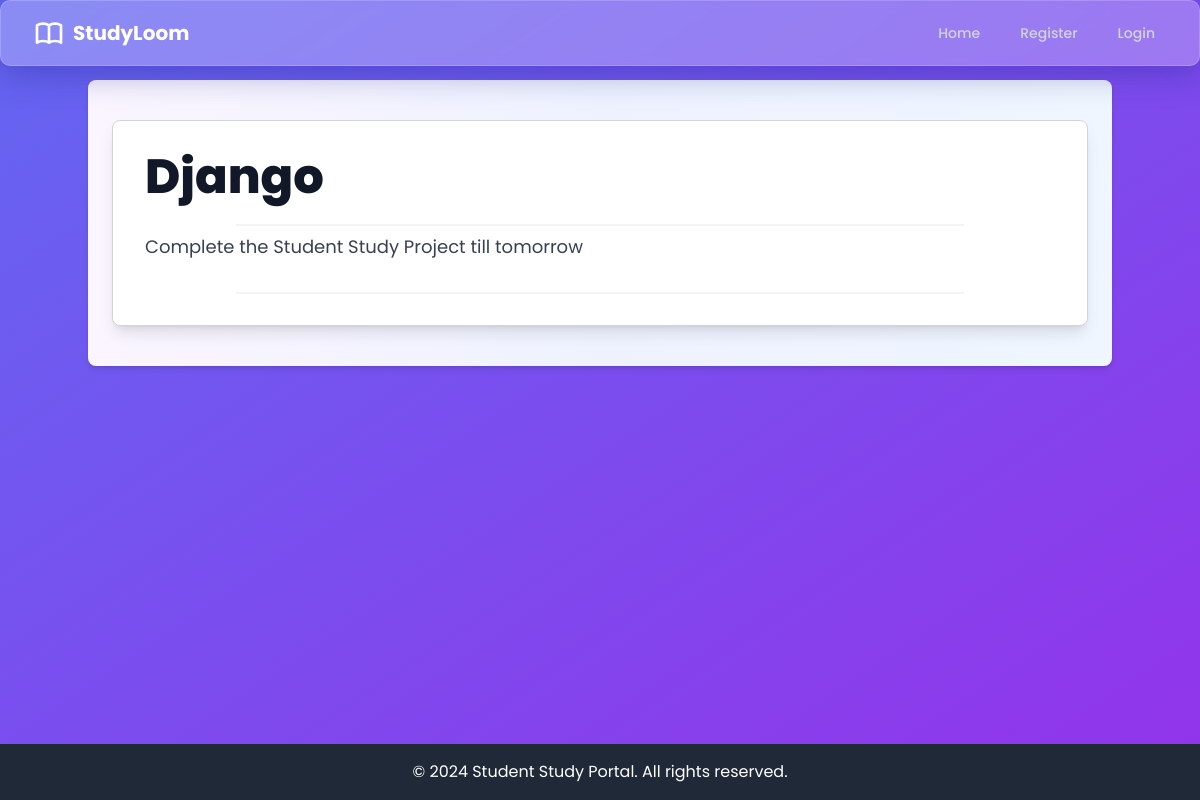
Screenshot of /notes_detail/1 with the database file from the repository.
### dashboard/models.py (models this page shows, shortened)
class Notes(models.Model):
    user=models.ForeignKey(User,on_delete=models.CASCADE)
    title=models.CharField(max_length=200)
    desription=models.TextField()
    class Meta:
        verbose_name="notes"
        verbose_name_plural="notes"

### dashboard/views.py (the view)
# urls.py: path('notes_detail/<int:pk>',views.NotesDetailView.as_view(), name="notes-detail"),
class NotesDetailView(generic.DetailView):
    model = Notes

### dashboard/templates/dashboard/notes_detail.html
{% extends 'dashboard/base.html' %}
{% load static %}
{% block content %}
<section class="container mx-auto px-4 sm:px-6 py-6 sm:py-10 bg-gradient-to-r from-purple-50 via-indigo-50 to-blue-50 rounded-lg shadow-md">
    <div class="bg-white shadow-lg rounded-lg overflow-hidden border border-gray-300">
        <div class="p-4 sm:p-6 md:p-8">
            <div class="mb-4 sm:mb-6">
                <h2 class="text-3xl sm:text-4xl md:text-5xl font-extrabold text-gray-900 leading-tight mb-2 sm:mb-4">
                    {{ notes.title }}
                </h2>
            </div>
            <div class="relative mb-4 sm:mb-6 md:mb-8">
                <hr class="absolute inset-0 mx-auto border-t border-gray-300 opacity-50" style="top: 50%; width: 100%; max-width: 80%; transform: translateY(-50%);">
            </div>
            <p class="text-gray-700 text-base sm:text-lg leading-relaxed">
                {{ notes.desription }}
            </p>
            <div class="relative mt-4 sm:mt-6 md:mt-8">
                <hr class="absolute inset-0 mx-auto border-t border-gray-300 opacity-50" style="top: 50%; width: 100%; max-width: 80%; transform: translateY(-50%);">
            </div>
        </div>
    </div>
</section>
{% endblock content %}

### dashboard/templates/dashboard/base.html (style rules this page uses)
body { font-family: 'Poppins', sans-serif; }

### rows the page displays
Notes: title "Django", desription "Complete the Student Study Project till tomorrow"
